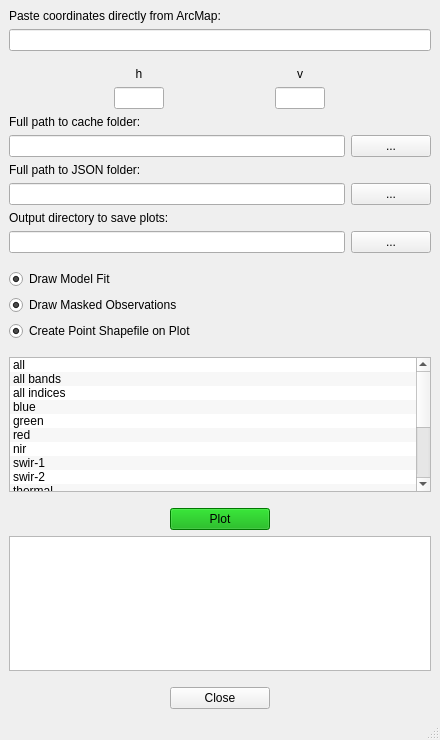
<?xml version="1.0" encoding="UTF-8"?>
<ui version="4.0">
 <class>PyCCDPlottingTool</class>
 <widget class="QMainWindow" name="PyCCDPlottingTool">
  <property name="geometry">
   <rect>
    <x>0</x>
    <y>0</y>
    <width>440</width>
    <height>740</height>
   </rect>
  </property>
  <property name="windowTitle">
   <string>PyCCD Plotting Tool</string>
  </property>
  <property name="unifiedTitleAndToolBarOnMac">
   <bool>false</bool>
  </property>
  <widget class="QWidget" name="centralwidget">
   <layout class="QGridLayout" name="gridLayout_2">
    <item row="0" column="0">
     <layout class="QGridLayout" name="gridLayout_main">
      <item row="6" column="0">
       <layout class="QHBoxLayout" name="horizontalLayout_cache">
        <item>
         <widget class="QLineEdit" name="browsecacheline"/>
        </item>
        <item>
         <widget class="QPushButton" name="browsecachebutton">
          <property name="text">
           <string>...</string>
          </property>
         </widget>
        </item>
       </layout>
      </item>
      <item row="5" column="0">
       <widget class="QLabel" name="cache_label">
        <property name="text">
         <string>Full path to cache folder:</string>
        </property>
       </widget>
      </item>
      <item row="0" column="0">
       <widget class="QLabel" name="coords_label">
        <property name="text">
         <string>Paste coordinates directly from ArcMap:</string>
        </property>
       </widget>
      </item>
      <item row="3" column="0">
       <layout class="QHBoxLayout" name="horizontalLayout_hvLabels">
        <item>
         <widget class="QLabel" name="label_h">
          <property name="maximumSize">
           <size>
            <width>50</width>
            <height>16777215</height>
           </size>
          </property>
          <property name="layoutDirection">
           <enum>Qt::LeftToRight</enum>
          </property>
          <property name="text">
           <string>h</string>
          </property>
          <property name="alignment">
           <set>Qt::AlignCenter</set>
          </property>
         </widget>
        </item>
        <item>
         <widget class="QLabel" name="label_v">
          <property name="maximumSize">
           <size>
            <width>50</width>
            <height>16777215</height>
           </size>
          </property>
          <property name="text">
           <string>v</string>
          </property>
          <property name="alignment">
           <set>Qt::AlignCenter</set>
          </property>
         </widget>
        </item>
       </layout>
      </item>
      <item row="2" column="0">
       <spacer name="spacer_1">
        <property name="orientation">
         <enum>Qt::Vertical</enum>
        </property>
        <property name="sizeType">
         <enum>QSizePolicy::Minimum</enum>
        </property>
        <property name="sizeHint" stdset="0">
         <size>
          <width>20</width>
          <height>10</height>
         </size>
        </property>
       </spacer>
      </item>
      <item row="11" column="0">
       <spacer name="spacer_2">
        <property name="orientation">
         <enum>Qt::Vertical</enum>
        </property>
        <property name="sizeType">
         <enum>QSizePolicy::Minimum</enum>
        </property>
        <property name="sizeHint" stdset="0">
         <size>
          <width>20</width>
          <height>10</height>
         </size>
        </property>
       </spacer>
      </item>
      <item row="13" column="0">
       <widget class="QRadioButton" name="radiomasked">
        <property name="text">
         <string>Draw Masked Observations</string>
        </property>
        <property name="checked">
         <bool>true</bool>
        </property>
        <property name="autoExclusive">
         <bool>false</bool>
        </property>
       </widget>
      </item>
      <item row="1" column="0">
       <widget class="QLineEdit" name="arccoordsline">
        <property name="clearButtonEnabled">
         <bool>true</bool>
        </property>
       </widget>
      </item>
      <item row="14" column="0">
       <widget class="QRadioButton" name="radioshp">
        <property name="text">
         <string>Create Point Shapefile on Plot</string>
        </property>
        <property name="checked">
         <bool>true</bool>
        </property>
        <property name="autoExclusive">
         <bool>false</bool>
        </property>
       </widget>
      </item>
      <item row="10" column="0">
       <layout class="QHBoxLayout" name="horizontalLayout_plotsave">
        <item>
         <widget class="QLineEdit" name="browseoutputline"/>
        </item>
        <item>
         <widget class="QPushButton" name="browseoutputbutton">
          <property name="text">
           <string>...</string>
          </property>
         </widget>
        </item>
       </layout>
      </item>
      <item row="16" column="0">
       <spacer name="spacer_3">
        <property name="orientation">
         <enum>Qt::Vertical</enum>
        </property>
        <property name="sizeType">
         <enum>QSizePolicy::Minimum</enum>
        </property>
        <property name="sizeHint" stdset="0">
         <size>
          <width>20</width>
          <height>10</height>
         </size>
        </property>
       </spacer>
      </item>
      <item row="7" column="0">
       <widget class="QLabel" name="json_label">
        <property name="text">
         <string>Full path to JSON folder:</string>
        </property>
       </widget>
      </item>
      <item row="12" column="0">
       <widget class="QRadioButton" name="radiomodelfit">
        <property name="sizePolicy">
         <sizepolicy hsizetype="Minimum" vsizetype="Fixed">
          <horstretch>0</horstretch>
          <verstretch>0</verstretch>
         </sizepolicy>
        </property>
        <property name="text">
         <string>Draw Model Fit</string>
        </property>
        <property name="checked">
         <bool>true</bool>
        </property>
        <property name="autoExclusive">
         <bool>false</bool>
        </property>
       </widget>
      </item>
      <item row="4" column="0">
       <layout class="QHBoxLayout" name="horizontalLayout_hvinput">
        <item>
         <widget class="QLineEdit" name="hline">
          <property name="maximumSize">
           <size>
            <width>50</width>
            <height>16777215</height>
           </size>
          </property>
          <property name="maxLength">
           <number>2</number>
          </property>
         </widget>
        </item>
        <item>
         <widget class="QLineEdit" name="vline">
          <property name="maximumSize">
           <size>
            <width>50</width>
            <height>16777215</height>
           </size>
          </property>
          <property name="maxLength">
           <number>2</number>
          </property>
         </widget>
        </item>
       </layout>
      </item>
      <item row="18" column="0">
       <spacer name="spacer_4">
        <property name="orientation">
         <enum>Qt::Vertical</enum>
        </property>
        <property name="sizeType">
         <enum>QSizePolicy::Minimum</enum>
        </property>
        <property name="sizeHint" stdset="0">
         <size>
          <width>20</width>
          <height>10</height>
         </size>
        </property>
       </spacer>
      </item>
      <item row="9" column="0">
       <widget class="QLabel" name="output_label">
        <property name="text">
         <string>Output directory to save plots:</string>
        </property>
       </widget>
      </item>
      <item row="8" column="0">
       <layout class="QHBoxLayout" name="horizontalLayout_json">
        <item>
         <widget class="QLineEdit" name="browsejsonline"/>
        </item>
        <item>
         <widget class="QPushButton" name="browsejsonbutton">
          <property name="text">
           <string>...</string>
          </property>
         </widget>
        </item>
       </layout>
      </item>
      <item row="20" column="0">
       <widget class="QPlainTextEdit" name="plainTextEdit_results">
        <property name="readOnly">
         <bool>true</bool>
        </property>
       </widget>
      </item>
      <item row="22" column="0" alignment="Qt::AlignHCenter">
       <widget class="QPushButton" name="exitbutton">
        <property name="sizePolicy">
         <sizepolicy hsizetype="Fixed" vsizetype="Fixed">
          <horstretch>0</horstretch>
          <verstretch>0</verstretch>
         </sizepolicy>
        </property>
        <property name="minimumSize">
         <size>
          <width>100</width>
          <height>0</height>
         </size>
        </property>
        <property name="maximumSize">
         <size>
          <width>100</width>
          <height>16777215</height>
         </size>
        </property>
        <property name="text">
         <string>Close</string>
        </property>
       </widget>
      </item>
      <item row="17" column="0">
       <widget class="QListWidget" name="listitems">
        <property name="alternatingRowColors">
         <bool>true</bool>
        </property>
        <property name="selectionMode">
         <enum>QAbstractItemView::MultiSelection</enum>
        </property>
        <item>
         <property name="text">
          <string>all</string>
         </property>
        </item>
        <item>
         <property name="text">
          <string>all bands</string>
         </property>
        </item>
        <item>
         <property name="text">
          <string>all indices</string>
         </property>
        </item>
        <item>
         <property name="text">
          <string>blue</string>
         </property>
        </item>
        <item>
         <property name="text">
          <string>green</string>
         </property>
        </item>
        <item>
         <property name="text">
          <string>red</string>
         </property>
        </item>
        <item>
         <property name="text">
          <string>nir</string>
         </property>
        </item>
        <item>
         <property name="text">
          <string>swir-1</string>
         </property>
        </item>
        <item>
         <property name="text">
          <string>swir-2</string>
         </property>
        </item>
        <item>
         <property name="text">
          <string>thermal</string>
         </property>
        </item>
        <item>
         <property name="text">
          <string>ndvi</string>
         </property>
        </item>
        <item>
         <property name="text">
          <string>msavi</string>
         </property>
        </item>
        <item>
         <property name="text">
          <string>evi</string>
         </property>
        </item>
        <item>
         <property name="text">
          <string>savi</string>
         </property>
        </item>
        <item>
         <property name="text">
          <string>ndmi</string>
         </property>
        </item>
        <item>
         <property name="text">
          <string>nbr</string>
         </property>
        </item>
        <item>
         <property name="text">
          <string>nbr-2</string>
         </property>
        </item>
       </widget>
      </item>
      <item row="19" column="0" alignment="Qt::AlignHCenter">
       <widget class="QPushButton" name="plotbutton">
        <property name="sizePolicy">
         <sizepolicy hsizetype="Fixed" vsizetype="Fixed">
          <horstretch>0</horstretch>
          <verstretch>0</verstretch>
         </sizepolicy>
        </property>
        <property name="minimumSize">
         <size>
          <width>100</width>
          <height>0</height>
         </size>
        </property>
        <property name="maximumSize">
         <size>
          <width>100</width>
          <height>16777215</height>
         </size>
        </property>
        <property name="palette">
         <palette>
          <active>
           <colorrole role="WindowText">
            <brush brushstyle="SolidPattern">
             <color alpha="255">
              <red>0</red>
              <green>0</green>
              <blue>0</blue>
             </color>
            </brush>
           </colorrole>
           <colorrole role="Button">
            <brush brushstyle="SolidPattern">
             <color alpha="255">
              <red>0</red>
              <green>170</green>
              <blue>0</blue>
             </color>
            </brush>
           </colorrole>
           <colorrole role="Light">
            <brush brushstyle="SolidPattern">
             <color alpha="255">
              <red>0</red>
              <green>255</green>
              <blue>0</blue>
             </color>
            </brush>
           </colorrole>
           <colorrole role="Midlight">
            <brush brushstyle="SolidPattern">
             <color alpha="255">
              <red>0</red>
              <green>212</green>
              <blue>0</blue>
             </color>
            </brush>
           </colorrole>
           <colorrole role="Dark">
            <brush brushstyle="SolidPattern">
             <color alpha="255">
              <red>0</red>
              <green>85</green>
              <blue>0</blue>
             </color>
            </brush>
           </colorrole>
           <colorrole role="Mid">
            <brush brushstyle="SolidPattern">
             <color alpha="255">
              <red>0</red>
              <green>113</green>
              <blue>0</blue>
             </color>
            </brush>
           </colorrole>
           <colorrole role="Text">
            <brush brushstyle="SolidPattern">
             <color alpha="255">
              <red>0</red>
              <green>0</green>
              <blue>0</blue>
             </color>
            </brush>
           </colorrole>
           <colorrole role="BrightText">
            <brush brushstyle="SolidPattern">
             <color alpha="255">
              <red>255</red>
              <green>255</green>
              <blue>255</blue>
             </color>
            </brush>
           </colorrole>
           <colorrole role="ButtonText">
            <brush brushstyle="SolidPattern">
             <color alpha="255">
              <red>0</red>
              <green>0</green>
              <blue>0</blue>
             </color>
            </brush>
           </colorrole>
           <colorrole role="Base">
            <brush brushstyle="SolidPattern">
             <color alpha="255">
              <red>255</red>
              <green>255</green>
              <blue>255</blue>
             </color>
            </brush>
           </colorrole>
           <colorrole role="Window">
            <brush brushstyle="SolidPattern">
             <color alpha="255">
              <red>0</red>
              <green>170</green>
              <blue>0</blue>
             </color>
            </brush>
           </colorrole>
           <colorrole role="Shadow">
            <brush brushstyle="SolidPattern">
             <color alpha="255">
              <red>0</red>
              <green>0</green>
              <blue>0</blue>
             </color>
            </brush>
           </colorrole>
           <colorrole role="AlternateBase">
            <brush brushstyle="SolidPattern">
             <color alpha="255">
              <red>127</red>
              <green>212</green>
              <blue>127</blue>
             </color>
            </brush>
           </colorrole>
           <colorrole role="ToolTipBase">
            <brush brushstyle="SolidPattern">
             <color alpha="255">
              <red>255</red>
              <green>255</green>
              <blue>220</blue>
             </color>
            </brush>
           </colorrole>
           <colorrole role="ToolTipText">
            <brush brushstyle="SolidPattern">
             <color alpha="255">
              <red>0</red>
              <green>0</green>
              <blue>0</blue>
             </color>
            </brush>
           </colorrole>
          </active>
          <inactive>
           <colorrole role="WindowText">
            <brush brushstyle="SolidPattern">
             <color alpha="255">
              <red>0</red>
              <green>0</green>
              <blue>0</blue>
             </color>
            </brush>
           </colorrole>
           <colorrole role="Button">
            <brush brushstyle="SolidPattern">
             <color alpha="255">
              <red>0</red>
              <green>170</green>
              <blue>0</blue>
             </color>
            </brush>
           </colorrole>
           <colorrole role="Light">
            <brush brushstyle="SolidPattern">
             <color alpha="255">
              <red>0</red>
              <green>255</green>
              <blue>0</blue>
             </color>
            </brush>
           </colorrole>
           <colorrole role="Midlight">
            <brush brushstyle="SolidPattern">
             <color alpha="255">
              <red>0</red>
              <green>212</green>
              <blue>0</blue>
             </color>
            </brush>
           </colorrole>
           <colorrole role="Dark">
            <brush brushstyle="SolidPattern">
             <color alpha="255">
              <red>0</red>
              <green>85</green>
              <blue>0</blue>
             </color>
            </brush>
           </colorrole>
           <colorrole role="Mid">
            <brush brushstyle="SolidPattern">
             <color alpha="255">
              <red>0</red>
              <green>113</green>
              <blue>0</blue>
             </color>
            </brush>
           </colorrole>
           <colorrole role="Text">
            <brush brushstyle="SolidPattern">
             <color alpha="255">
              <red>0</red>
              <green>0</green>
              <blue>0</blue>
             </color>
            </brush>
           </colorrole>
           <colorrole role="BrightText">
            <brush brushstyle="SolidPattern">
             <color alpha="255">
              <red>255</red>
              <green>255</green>
              <blue>255</blue>
             </color>
            </brush>
           </colorrole>
           <colorrole role="ButtonText">
            <brush brushstyle="SolidPattern">
             <color alpha="255">
              <red>0</red>
              <green>0</green>
              <blue>0</blue>
             </color>
            </brush>
           </colorrole>
           <colorrole role="Base">
            <brush brushstyle="SolidPattern">
             <color alpha="255">
              <red>255</red>
              <green>255</green>
              <blue>255</blue>
             </color>
            </brush>
           </colorrole>
           <colorrole role="Window">
            <brush brushstyle="SolidPattern">
             <color alpha="255">
              <red>0</red>
              <green>170</green>
              <blue>0</blue>
             </color>
            </brush>
           </colorrole>
           <colorrole role="Shadow">
            <brush brushstyle="SolidPattern">
             <color alpha="255">
              <red>0</red>
              <green>0</green>
              <blue>0</blue>
             </color>
            </brush>
           </colorrole>
           <colorrole role="AlternateBase">
            <brush brushstyle="SolidPattern">
             <color alpha="255">
              <red>127</red>
              <green>212</green>
              <blue>127</blue>
             </color>
            </brush>
           </colorrole>
           <colorrole role="ToolTipBase">
            <brush brushstyle="SolidPattern">
             <color alpha="255">
              <red>255</red>
              <green>255</green>
              <blue>220</blue>
             </color>
            </brush>
           </colorrole>
           <colorrole role="ToolTipText">
            <brush brushstyle="SolidPattern">
             <color alpha="255">
              <red>0</red>
              <green>0</green>
              <blue>0</blue>
             </color>
            </brush>
           </colorrole>
          </inactive>
          <disabled>
           <colorrole role="WindowText">
            <brush brushstyle="SolidPattern">
             <color alpha="255">
              <red>0</red>
              <green>85</green>
              <blue>0</blue>
             </color>
            </brush>
           </colorrole>
           <colorrole role="Button">
            <brush brushstyle="SolidPattern">
             <color alpha="255">
              <red>0</red>
              <green>170</green>
              <blue>0</blue>
             </color>
            </brush>
           </colorrole>
           <colorrole role="Light">
            <brush brushstyle="SolidPattern">
             <color alpha="255">
              <red>0</red>
              <green>255</green>
              <blue>0</blue>
             </color>
            </brush>
           </colorrole>
           <colorrole role="Midlight">
            <brush brushstyle="SolidPattern">
             <color alpha="255">
              <red>0</red>
              <green>212</green>
              <blue>0</blue>
             </color>
            </brush>
           </colorrole>
           <colorrole role="Dark">
            <brush brushstyle="SolidPattern">
             <color alpha="255">
              <red>0</red>
              <green>85</green>
              <blue>0</blue>
             </color>
            </brush>
           </colorrole>
           <colorrole role="Mid">
            <brush brushstyle="SolidPattern">
             <color alpha="255">
              <red>0</red>
              <green>113</green>
              <blue>0</blue>
             </color>
            </brush>
           </colorrole>
           <colorrole role="Text">
            <brush brushstyle="SolidPattern">
             <color alpha="255">
              <red>0</red>
              <green>85</green>
              <blue>0</blue>
             </color>
            </brush>
           </colorrole>
           <colorrole role="BrightText">
            <brush brushstyle="SolidPattern">
             <color alpha="255">
              <red>255</red>
              <green>255</green>
              <blue>255</blue>
             </color>
            </brush>
           </colorrole>
           <colorrole role="ButtonText">
            <brush brushstyle="SolidPattern">
             <color alpha="255">
              <red>0</red>
              <green>85</green>
              <blue>0</blue>
             </color>
            </brush>
           </colorrole>
           <colorrole role="Base">
            <brush brushstyle="SolidPattern">
             <color alpha="255">
              <red>0</red>
              <green>170</green>
              <blue>0</blue>
             </color>
            </brush>
           </colorrole>
           <colorrole role="Window">
            <brush brushstyle="SolidPattern">
             <color alpha="255">
              <red>0</red>
              <green>170</green>
              <blue>0</blue>
             </color>
            </brush>
           </colorrole>
           <colorrole role="Shadow">
            <brush brushstyle="SolidPattern">
             <color alpha="255">
              <red>0</red>
              <green>0</green>
              <blue>0</blue>
             </color>
            </brush>
           </colorrole>
           <colorrole role="AlternateBase">
            <brush brushstyle="SolidPattern">
             <color alpha="255">
              <red>0</red>
              <green>170</green>
              <blue>0</blue>
             </color>
            </brush>
           </colorrole>
           <colorrole role="ToolTipBase">
            <brush brushstyle="SolidPattern">
             <color alpha="255">
              <red>255</red>
              <green>255</green>
              <blue>220</blue>
             </color>
            </brush>
           </colorrole>
           <colorrole role="ToolTipText">
            <brush brushstyle="SolidPattern">
             <color alpha="255">
              <red>0</red>
              <green>0</green>
              <blue>0</blue>
             </color>
            </brush>
           </colorrole>
          </disabled>
         </palette>
        </property>
        <property name="text">
         <string>Plot</string>
        </property>
       </widget>
      </item>
      <item row="21" column="0">
       <spacer name="spacer_5">
        <property name="orientation">
         <enum>Qt::Vertical</enum>
        </property>
        <property name="sizeType">
         <enum>QSizePolicy::Minimum</enum>
        </property>
        <property name="sizeHint" stdset="0">
         <size>
          <width>20</width>
          <height>10</height>
         </size>
        </property>
       </spacer>
      </item>
     </layout>
    </item>
   </layout>
  </widget>
  <widget class="QMenuBar" name="menubar">
   <property name="geometry">
    <rect>
     <x>0</x>
     <y>0</y>
     <width>440</width>
     <height>21</height>
    </rect>
   </property>
  </widget>
  <widget class="QStatusBar" name="statusbar"/>
 </widget>
 <tabstops>
  <tabstop>arccoordsline</tabstop>
  <tabstop>hline</tabstop>
  <tabstop>vline</tabstop>
  <tabstop>browsecacheline</tabstop>
  <tabstop>browsecachebutton</tabstop>
  <tabstop>browsejsonline</tabstop>
  <tabstop>browsejsonbutton</tabstop>
  <tabstop>browseoutputline</tabstop>
  <tabstop>browseoutputbutton</tabstop>
  <tabstop>radiomodelfit</tabstop>
  <tabstop>radiomasked</tabstop>
  <tabstop>radioshp</tabstop>
  <tabstop>listitems</tabstop>
  <tabstop>plotbutton</tabstop>
  <tabstop>plainTextEdit_results</tabstop>
 </tabstops>
 <resources/>
 <connections/>
</ui>
